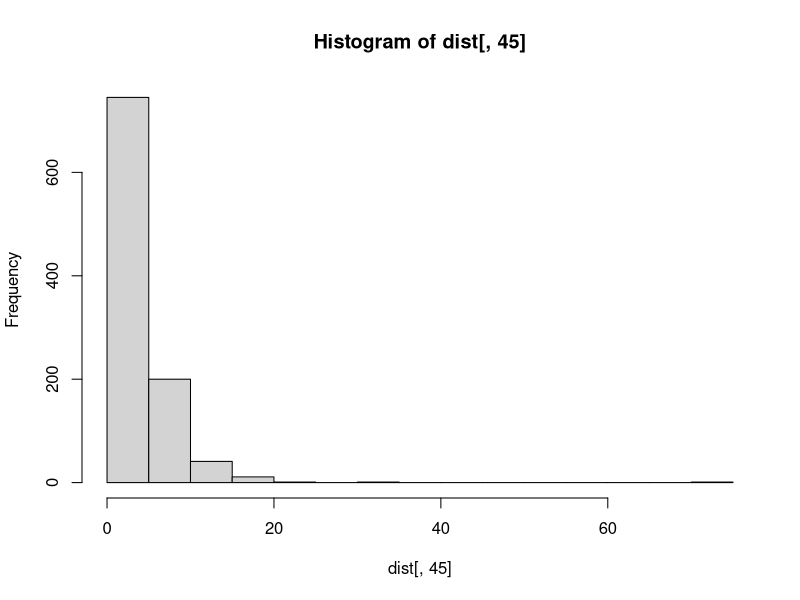
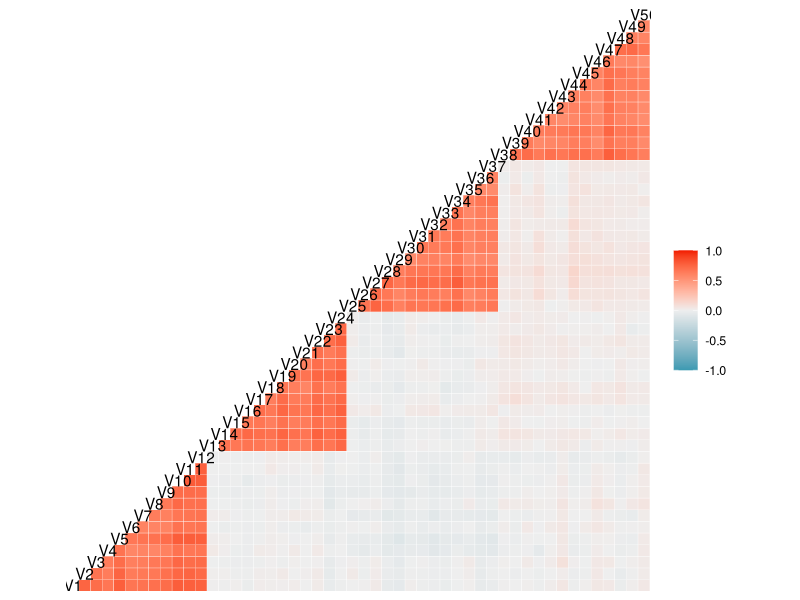
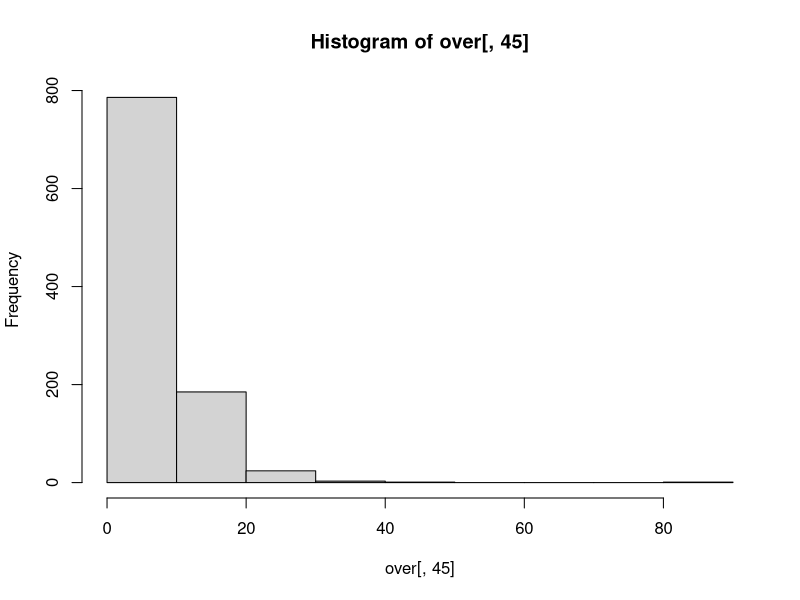
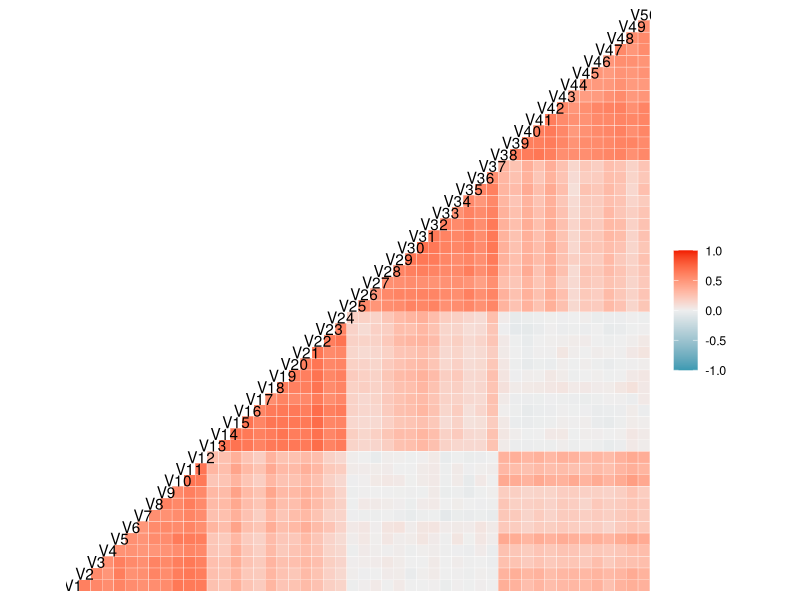
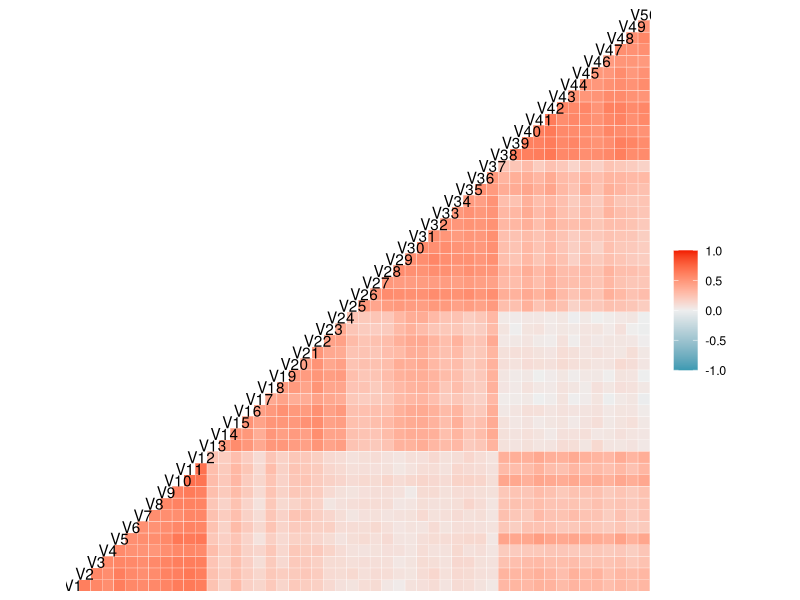

Write R code to recreate these figures, in order. (Note: this script raises an error after producing the figures.)
## ---- chunk 1
options(scipen = 999)

library(MASS)
library(tidyverse)
library(GGally)
## ---- chunk 2
## Construct a matrix for 4 TRUE exposure patterns
create_patterns_dist <- function (seed) {
  set.seed(seed)
  patterns_dist <- 
    rbind(c(runif(12, 1, 2),   rep(0, 38)),
          c(rep(0, 12),        runif(12, 1, 2),   rep(0, 26)),
          c(rep(0, 24),                           runif(13, 1, 2),  rep(0, 13)),
          c(rep(0, 37), runif(13, 1, 2)))
  patterns_dist
}

patterns_dist_iter <- tibble(seed = 1:100) %>% 
 mutate(true_patterns = map(seed, create_patterns_dist))
## ---- chunk 3
create_scores_dist <- function (seed) {
  scores_dist <- matrix(nrow = 1000, ncol = 4)
  set.seed(seed)
  scores_dist <- exp(mvrnorm(n = 1000, mu = rep(0, 4),
                          Sigma = diag(rep(1, 4)))) # Independent log normal dist
  scores_dist
}

scores_dist_iter <- patterns_dist_iter %>% 
 mutate(true_scores = map(seed, create_scores_dist))
## ---- chunk 4
sim_dist <- scores_dist_iter %>% 
  mutate(chem = map2(true_scores, true_patterns, `%*%`))
## ---- chunk 5
add_noise <- function (seed, chemx) {
  n = nrow(chemx)
  p = ncol(chemx)
  noise <- matrix(NA, nrow = n, ncol = p)

  for (i in 1:p) {
    noise[,i] <- (rnorm(n, mean = 0, sd = var(chemx[,i])/4))
  }
  sim = pmax(chemx + noise, 0)
  sim
}

sim_dist <- sim_dist %>% 
 mutate(sim = map2(seed, chem, add_noise))
## ---- chunk 6
apply(sim_dist$sim[[1]], 2, var)/4

dist <- sim_dist$sim[[1]]
hist(dist[,45])
ggcorr(as_tibble(dist))
cor(dist)[1:15,1:7]
## ---- chunk 7
create_patterns_over <- function (seed) {
  set.seed(seed)
  patterns_cor <-
    rbind(c(runif(12, 1, 2),   runif(12, 0.5, 1), rep(0, 26)),
          c(rep(0, 12),        runif(12, 1, 2),   runif(13, 0.5, 1), rep(0, 13)),
          c(rep(0, 24),                           runif(13, 1, 2),   runif(13, 0.5, 1)),
          c(runif(12, 0.5, 1), rep(0, 25),        runif(13, 1, 2)))
  patterns_cor
}

patterns_over_iter <- tibble(seed = 1:100) %>% 
 mutate(true_patterns = map(seed, create_patterns_over))
## ---- chunk 8
sim_over <- scores_dist_iter %>% 
  dplyr::select(seed, true_scores) %>% 
  full_join(., patterns_over_iter) %>% 
  mutate(chem = map2(true_scores, true_patterns, `%*%`))
## ---- chunk 9
sim_over <- sim_over %>% 
 mutate(sim = map2(seed, chem, add_noise))
## ---- chunk 10
over <- sim_over$sim[[1]]
hist(over[,45])
ggcorr(over)
cor(over)[1:15,1:7]
## ---- chunk 11
create_scores_cor <- function (seed) {
  scores_cor <- matrix(nrow = 1000, ncol = 4)
  cov <- matrix( c(1,    0.25, 0.15, 0.15,
                  0.25, 1,    0.15, 0.15,
                  0.15, 0.15, 1,    0.25,
                  0.15, 0.15, 0.25, 1), nrow = 4)
  
  set.seed(seed)
  scores_cor <- exp(mvrnorm(n = 1000, mu = rep(0, 4), 
                          Sigma = cov)) # dists are kind of DEPENDENT
  }

scores_cor_iter <- patterns_over_iter %>% 
 mutate(true_scores = map(seed, create_scores_cor))
## ---- chunk 12
sim_cor <- scores_cor_iter %>% 
  dplyr::select(seed, true_scores) %>% 
  full_join(., patterns_over_iter) %>% 
  mutate(chem = map2(true_scores, true_patterns, `%*%`))
## ---- chunk 13
sim_cor <- sim_cor %>% 
 mutate(sim = map2(seed, chem, add_noise))
## ---- chunk 14
cor <- sim_cor$sim[[1]]

cor(cor)[1:15,1:7]

ggcorr(cor)
## ---- chunk 15
sim_noise <- rbind(sim_dist %>% mutate(data = "Distinct"),
      sim_over %>% mutate(data = "Overlapping"),
      sim_cor %>% mutate(data = "Correlated"))

# save(sim_noise, file = "./Results/Sup Noise/sim_noise.RDA")

for (i in 1:nrow(sim_noise)) {
  write_csv(as_tibble(sim_noise$sim[[i]]),           paste0("./Sims/Noise/sim_noise_", i, ".csv"))
  write_csv(as_tibble(sim_noise$chem[[i]]),          paste0("./Sims/Noise/chem_noise_", i, ".csv"))
  write_csv(as_tibble(sim_noise$true_patterns[[i]]), paste0("./Sims/Noise/patterns_noise_", i, ".csv"))
  write_csv(as_tibble(sim_noise$true_scores[[i]]),   paste0("./Sims/Noise/scores_noise_", i, ".csv"))
}
